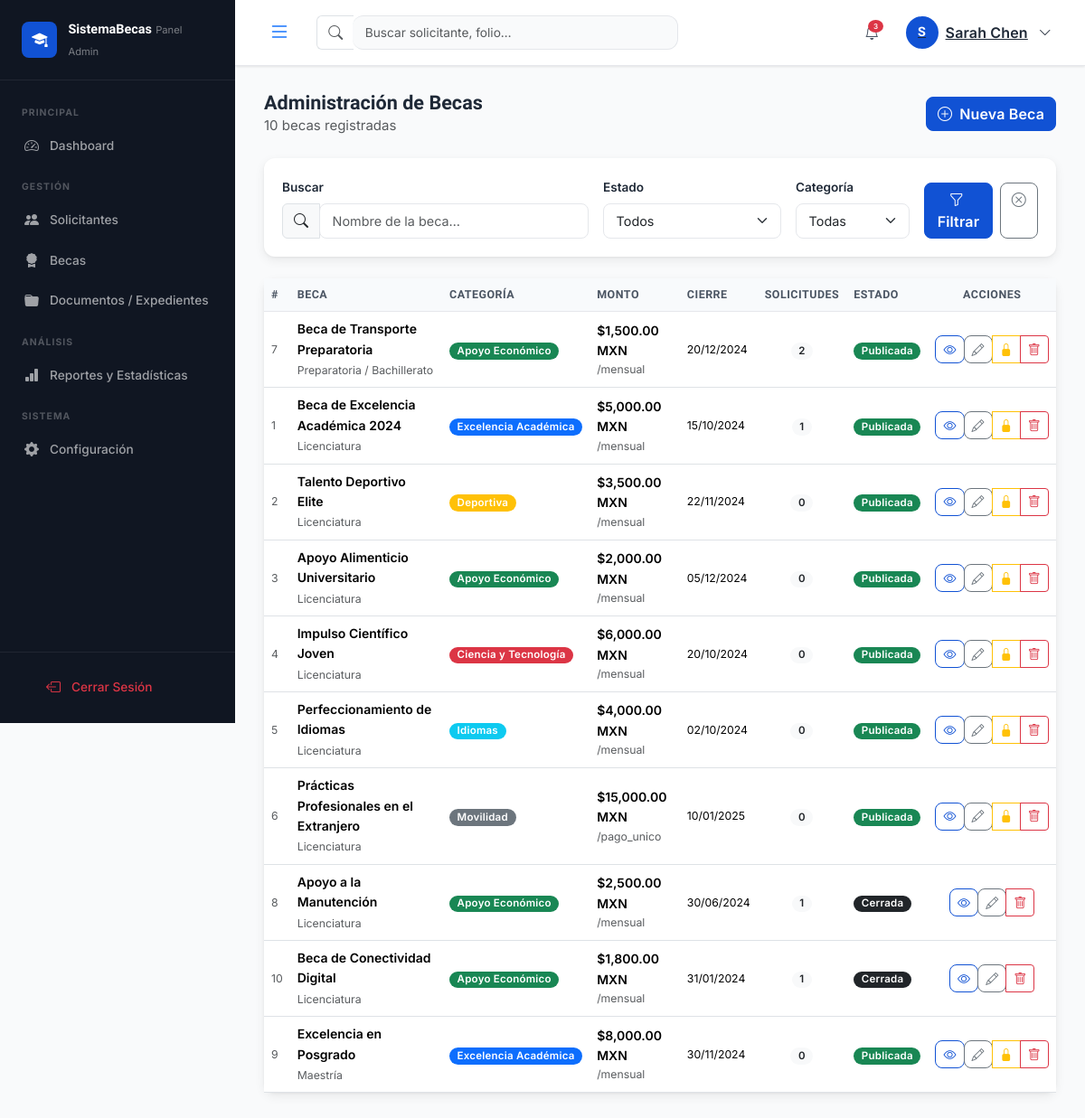
The page /index.php?c=admin&a=becas (signed in) on the database its author committed.
### tables this page shows
CREATE TABLE IF NOT EXISTS `becas` (
    `id`              INT UNSIGNED     NOT NULL AUTO_INCREMENT,
    `categoria_id`    TINYINT UNSIGNED NOT NULL,
    `nivel_id`        TINYINT UNSIGNED NOT NULL,
    `nombre`          VARCHAR(200)     NOT NULL,
    `descripcion`     TEXT             DEFAULT NULL,
    `monto`           DECIMAL(10,2)    NOT NULL DEFAULT 0.00,
    `tipo_monto`      ENUM('mensual','semestral','anual','pago_unico') NOT NULL DEFAULT 'mensual',
    `promedio_minimo` DECIMAL(3,1)     DEFAULT NULL,
    `cupo_maximo`     SMALLINT UNSIGNED DEFAULT NULL,
    `fecha_inicio`    DATE             NOT NULL,
    `fecha_fin`       DATE             NOT NULL,
    `fecha_publicacion` DATE           DEFAULT NULL,
    `estado`          ENUM('borrador','publicada','cerrada','suspendida') NOT NULL DEFAULT 'borrador',
    `imagen_url`      VARCHAR(255)     DEFAULT NULL,
    `requisitos`      TEXT             DEFAULT NULL,
    `documentos_req`  TEXT             DEFAULT NULL COMMENT 'JSON array of required document types',
    `creado_por`      INT UNSIGNED     NOT NULL,
    `created_at`      DATETIME         NOT NULL DEFAULT CURRENT_TIMESTAMP,
    `updated_at`      DATETIME         NOT NULL DEFAULT CURRENT_TIMESTAMP ON UPDATE CURRENT_TIMESTAMP,
    PRIMARY KEY (`id`),
    KEY `fk_becas_categoria` (`categoria_id`),
    KEY `fk_becas_nivel`     (`nivel_id`),
    KEY `fk_becas_creador`   (`creado_por`),
    CONSTRAINT `fk_becas_categoria` FOREIGN KEY (`categoria_id`) REFERENCES `categorias_beca` (`id`),
    CONSTRAINT `fk_becas_nivel`     FOREIGN KEY (`nivel_id`)     REFERENCES `niveles_educativos` (`id`),
    CONSTRAINT `fk_becas_creador`   FOREIGN KEY (`creado_por`)   REFERENCES `usuarios` (`id`)
);

CREATE TABLE IF NOT EXISTS `niveles_educativos` (
    `id`     TINYINT UNSIGNED NOT NULL AUTO_INCREMENT,
    `nombre` VARCHAR(80)      NOT NULL,
    PRIMARY KEY (`id`)
);

CREATE TABLE IF NOT EXISTS `categorias_beca` (
    `id`          TINYINT UNSIGNED NOT NULL AUTO_INCREMENT,
    `nombre`      VARCHAR(80)      NOT NULL,
    `color_badge` VARCHAR(30)      DEFAULT 'primary',
    `icono`       VARCHAR(60)      DEFAULT 'bi-bookmark-star',
    PRIMARY KEY (`id`)
);

### views/admin/becas.php (the view, shortened to what the rows shown need)
<?php
require_once BASE_PATH . '/includes/partials/head.php';
?>
<div class="admin-container">
    <div class="admin-main">
        <div class="admin-content">
            <div class="page-header d-flex justify-content-between align-items-center mb-4">
                <div>
                    <h2 class="page-title">Administración de Becas</h2>
                    <p class="text-muted mb-0"><?= $paginacion['total'] ?> becas registradas</p>
                </div>
            </div>
            <div class="card card-shadow">
                <div class="card-body p-0">
                    <div class="table-responsive">
                        <table class="table table-hover align-middle mb-0">
                            <thead class="table-light">
                                <tr>
                                    <th>#</th>
                                    <th>Beca</th>
                                    <th>Categoría</th>
                                    <th>Monto</th>
                                    <th>Cierre</th>
                                    <th>Solicitudes</th>
                                    <th>Estado</th>
                                    <th class="text-center">Acciones</th>
                                </tr>
                            </thead>
                            <tbody>
                            <?php foreach ($becas as $b): ?>
                            <tr>
                                <td class="text-muted small"><?= $b['id'] ?></td>
                                <td>
                                    <div class="fw-semibold"><?= e($b['nombre']) ?></div>
                                    <small class="text-muted"><?= e($b['nivel_nombre']) ?></small>
                                </td>
                                <td>
                                    <span class="badge bg-<?= e($b['color_badge']) ?>">
                                        <?= e($b['categoria_nombre']) ?>
                                    </span>
                                </td>
                                <td>
                                    <span class="fw-semibold"><?= formatMoney($b['monto']) ?></span>
                                    <small class="d-block text-muted">/<?= e($b['tipo_monto']) ?></small>
                                </td>
                                <td class="small"><?= formatDate($b['fecha_fin']) ?></td>
                                <td class="text-center">
                                    <span class="badge bg-light text-dark">
                                        <?= $b['total_solicitudes'] ?>
                                    </span>
                                </td>
                                <td>
                                    <?php
                                    $estadoBadge = [
                                        'publicada'  => 'success',
                                        'borrador'   => 'secondary',
                                        'cerrada'    => 'dark',
                                        'suspendida' => 'danger',
                                    ];
                                    $col = $estadoBadge[$b['estado']] ?? 'secondary';
                                    ?>
                                    <span class="badge bg-<?= $col ?>">
                                        <?= ucfirst(e($b['estado'])) ?>
                                    </span>
                                </td>
                                <td class="text-center">
                                    <div class="btn-group btn-group-sm">
                                        <a href="<?= BASE_URL ?>/index.php?c=admin&a=becaDetalle&id=<?= $b['id'] ?>"
                                           class="btn btn-outline-primary" title="Ver detalle">
                                            <i class="bi bi-eye"></i>
                                        </a>
                                        <a href="<?= BASE_URL ?>/index.php?c=admin&a=becaEditar&id=<?= $b['id'] ?>"
                                           class="btn btn-outline-secondary" title="Editar">
                                            <i class="bi bi-pencil"></i>
                                        </a>
                                        <?php if ($b['estado'] === 'borrador'): ?>
                                        <a href="<?= BASE_URL ?>/index.php?c=admin&a=becaPublicar&id=<?= $b['id'] ?>"
                                           class="btn btn-outline-success" title="Publicar"
                                           onclick="return confirm('¿Publicar esta beca?')">
                                            <i class="bi bi-send-fill"></i>
                                        </a>
                                        <?php elseif ($b['estado'] === 'publicada'): ?>
                                        <a href="<?= BASE_URL ?>/index.php?c=admin&a=becaCerrar&id=<?= $b['id'] ?>"
                                           class="btn btn-outline-warning" title="Cerrar"
                                           onclick="return confirm('¿Cerrar la convocatoria?')">
                                            <i class="bi bi-lock-fill"></i>
                                        </a>
                                        <?php endif; ?>
                                        <button type="button" class="btn btn-outline-danger"
                                                title="Eliminar"
                                                onclick="eliminarBeca(<?= $b['id'] ?>)">
                                            <i class="bi bi-trash"></i>
                                        </button>
                                    </div>
                                </td>
                            </tr>
                            <?php endforeach; ?>
                            </tbody>
                        </table>
                    </div>
                </div>
            </div>
        </div>
    </div>
</div>
<?php require_once BASE_PATH . '/includes/partials/footer_scripts.php'; ?>

### rows shown on the page
becas: cupo_maximo "10", id "9", nombre "Excelencia en Posgrado", nivel.nombre "Maestría", categoria.nombre "Excelencia Académica", monto "$8,000.00 MXN", tipo_monto "mensual", fecha_fin "30/11/2024", total_solicitudes "0", estado "Publicada"
becas: id "7", nombre "Beca de Transporte Preparatoria", nivel.nombre "Preparatoria / Bachillerato", categoria.nombre "Apoyo Económico", monto "$1,500.00 MXN", tipo_monto "mensual", fecha_fin "20/12/2024", total_solicitudes "2", estado "Publicada"
becas: id "1", nombre "Beca de Excelencia Académica 2024", nivel.nombre "Licenciatura", categoria.nombre "Excelencia Académica", monto "$5,000.00 MXN", tipo_monto "mensual", fecha_fin "15/10/2024", total_solicitudes "1", estado "Publicada"
becas: id "2", nombre "Talento Deportivo Elite", nivel.nombre "Licenciatura", categoria.nombre "Deportiva", monto "$3,500.00 MXN", tipo_monto "mensual", fecha_fin "22/11/2024", total_solicitudes "0", estado "Publicada"
becas: id "3", nombre "Apoyo Alimenticio Universitario", nivel.nombre "Licenciatura", categoria.nombre "Apoyo Económico", monto "$2,000.00 MXN", tipo_monto "mensual", fecha_fin "05/12/2024", total_solicitudes "0", estado "Publicada"
becas: id "4", nombre "Impulso Científico Joven", nivel.nombre "Licenciatura", categoria.nombre "Ciencia y Tecnología", monto "$6,000.00 MXN", tipo_monto "mensual", fecha_fin "20/10/2024", total_solicitudes "0", estado "Publicada"
becas: id "5", nombre "Perfeccionamiento de Idiomas", nivel.nombre "Licenciatura", categoria.nombre "Idiomas", monto "$4,000.00 MXN", tipo_monto "mensual", fecha_fin "02/10/2024", total_solicitudes "0", estado "Publicada"
becas: id "6", nombre "Prácticas Profesionales en el Extranjero", nivel.nombre "Licenciatura", categoria.nombre "Movilidad", monto "$15,000.00 MXN", tipo_monto "pago_unico", fecha_fin "10/01/2025", total_solicitudes "0", estado "Publicada"
becas: id "8", nombre "Apoyo a la Manutención", nivel.nombre "Licenciatura", categoria.nombre "Apoyo Económico", monto "$2,500.00 MXN", tipo_monto "mensual", fecha_fin "30/06/2024", total_solicitudes "1", estado "Cerrada"
becas: id "10", nombre "Beca de Conectividad Digital", nivel.nombre "Licenciatura", categoria.nombre "Apoyo Económico", monto "$1,800.00 MXN", tipo_monto "mensual", fecha_fin "31/01/2024", total_solicitudes "1", estado "Cerrada"

### other values the page prints
$initials "S"
Session::get('user_name', 'Admin') "Sarah Chen"
